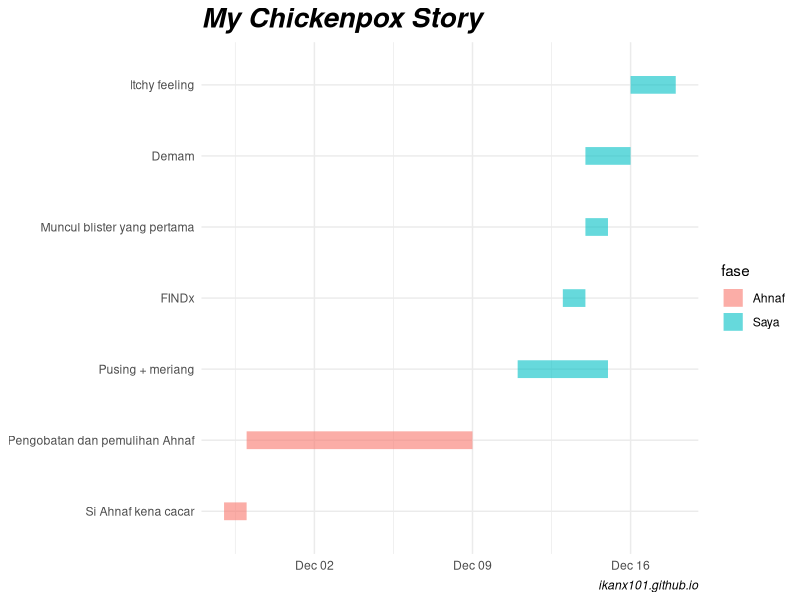

Generate this figure with R:
## ---- chunk 1
knitr::opts_chunk$set(echo = TRUE)
## ---- chunk 2
library(reshape2)
library(ggplot2)

tasks <- c("Si Ahnaf kena cacar", 
           "Pengobatan dan pemulihan Ahnaf", 
           "Pusing + meriang",
           "FINDx",
           "Muncul blister yang pertama",
           "Demam",
           "Itchy feeling")
dfr <- data.frame(
  name        = factor(tasks, levels = tasks),
  start.date  = as.Date(c("2019-11-28", 
                          "2019-11-29",
                          "2019-12-11",
                          "2019-12-13",
                          "2019-12-14",
                          "2019-12-14",
                          "2019-12-16")),
  end.date    = as.Date(c("2019-11-29", 
                          "2019-12-09",
                          "2019-12-15",
                          "2019-12-14",
                          "2019-12-15",
                          "2019-12-16",
                          "2019-12-18")),
  fase = c("Ahnaf","Ahnaf","Saya","Saya","Saya","Saya",
           "Saya")
  )

mdfr <- melt(dfr, measure.vars = c("start.date", "end.date"))

ggplot(mdfr, aes(value, name, color=fase)) + 
  geom_line(size = 6, alpha=.6) +
  xlab(NULL) + 
  ylab(NULL) +
  theme_minimal() +
  labs(title="My Chickenpox Story",
       caption="ikanx101.github.io") +
  theme(plot.title = element_text(size=20,
                                  face="bold.italic"),
        plot.caption = element_text(face="italic"),
        color="Keterangan")
